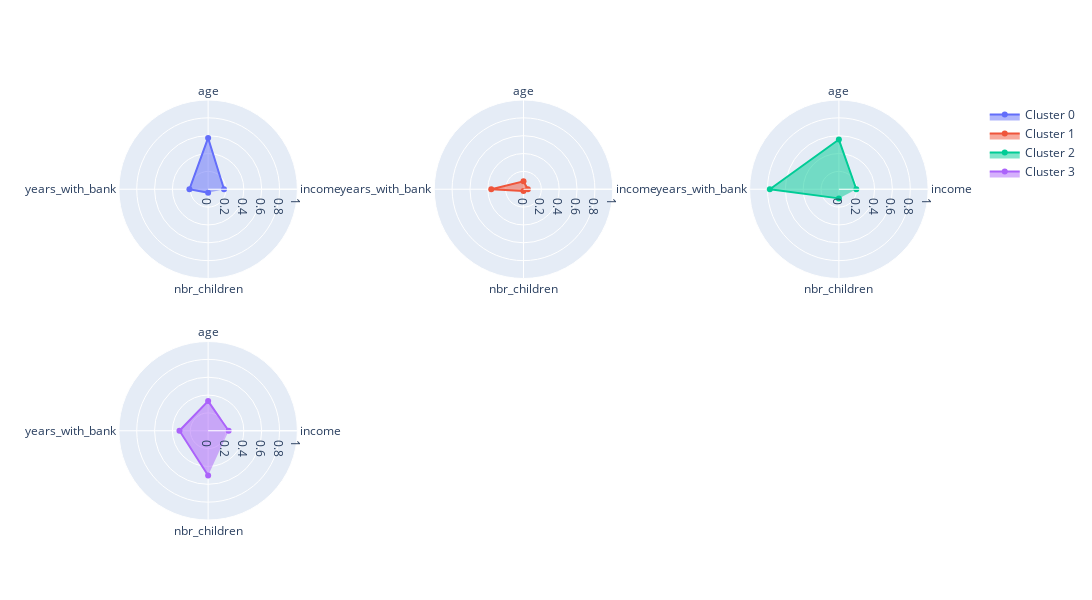

This figure's notebook cell:
### Code cell
fig = make_subplots(rows=2, cols=3, specs=[[{'type': 'polar'}]*3]*2)

abbrev = df_radar_grouped2.columns.tolist()

n_clusters = 4

layoutdict = dict(
            radialaxis=dict(
            visible=True,
            range=[0, 1]
            ))

for i in range(n_clusters):
    fig.add_trace(go.Scatterpolar(
        r=df_radar_grouped2.loc[i],
        theta=abbrev,
        fill='toself',
        name="Cluster " + str(i)),
        i // 3 + 1,
        i % 3 + 1)
    
fig.update_layout(
        polar=layoutdict,
        polar2=layoutdict,
        polar3=layoutdict,
        polar4=layoutdict,
        polar5=layoutdict,
        polar6=layoutdict,
        showlegend=True
        )
fig.update_layout(height=600, width=1200)
fig.show()

### Figure 1 — Plotly figure (JSON) as saved in the notebook; plotly's stock layout.template omitted (floating-point values rounded to 4 significant figures)
{"data": [{"fill": "toself", "name": "Cluster 0", "r": [0.1781, 0.5749, 0.2093, 0.03867], "subplot": "polar", "theta": ["income", "age", "years_with_bank", "nbr_children"], "type": "scatterpolar"}, {"fill": "toself", "name": "Cluster 1", "r": [0.04918, 0.08891, 0.3614, 0.02039], "subplot": "polar2", "theta": ["income", "age", "years_with_bank", "nbr_children"], "type": "scatterpolar"}, {"fill": "toself", "name": "Cluster 2", "r": [0.1954, 0.5567, 0.7736, 0.1023], "subplot": "polar3", "theta": ["income", "age", "years_with_bank", "nbr_children"], "type": "scatterpolar"}, {"fill": "toself", "name": "Cluster 3", "r": [0.2299, 0.332, 0.3212, 0.502], "subplot": "polar4", "theta": ["income", "age", "years_with_bank", "nbr_children"], "type": "scatterpolar"}], "layout": {"height": 600, "polar": {"angularaxis": {"type": "category"}, "domain": {"x": [0, 0.2889], "y": [0.575, 1]}, "radialaxis": {"autorange": false, "range": [0, 1], "type": "linear", "visible": true}}, "polar2": {"angularaxis": {"type": "category"}, "domain": {"x": [0.3556, 0.6444], "y": [0.575, 1]}, "radialaxis": {"autorange": false, "range": [0, 1], "type": "linear", "visible": true}}, "polar3": {"angularaxis": {"type": "category"}, "domain": {"x": [0.7111, 1], "y": [0.575, 1]}, "radialaxis": {"autorange": false, "range": [0, 1], "type": "linear", "visible": true}}, "polar4": {"angularaxis": {"type": "category"}, "domain": {"x": [0, 0.2889], "y": [0, 0.425]}, "radialaxis": {"autorange": false, "range": [0, 1], "type": "linear", "visible": true}}, "polar5": {"domain": {"x": [0.3556, 0.6444], "y": [0, 0.425]}, "radialaxis": {"range": [0, 1], "visible": true}}, "polar6": {"domain": {"x": [0.7111, 1], "y": [0, 0.425]}, "radialaxis": {"range": [0, 1], "visible": true}}, "showlegend": true, "width": 1200}}
